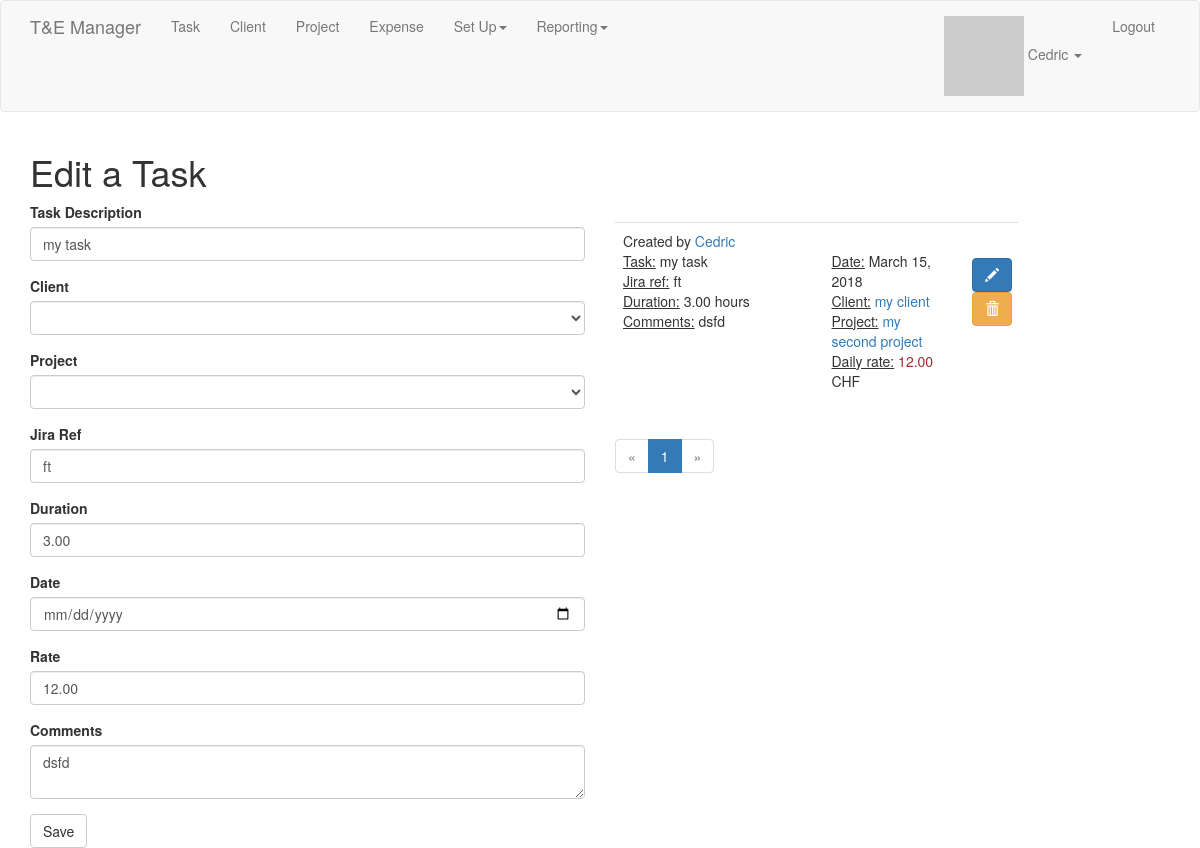
Before: /edit_task/1 (signed in) with the older database file.
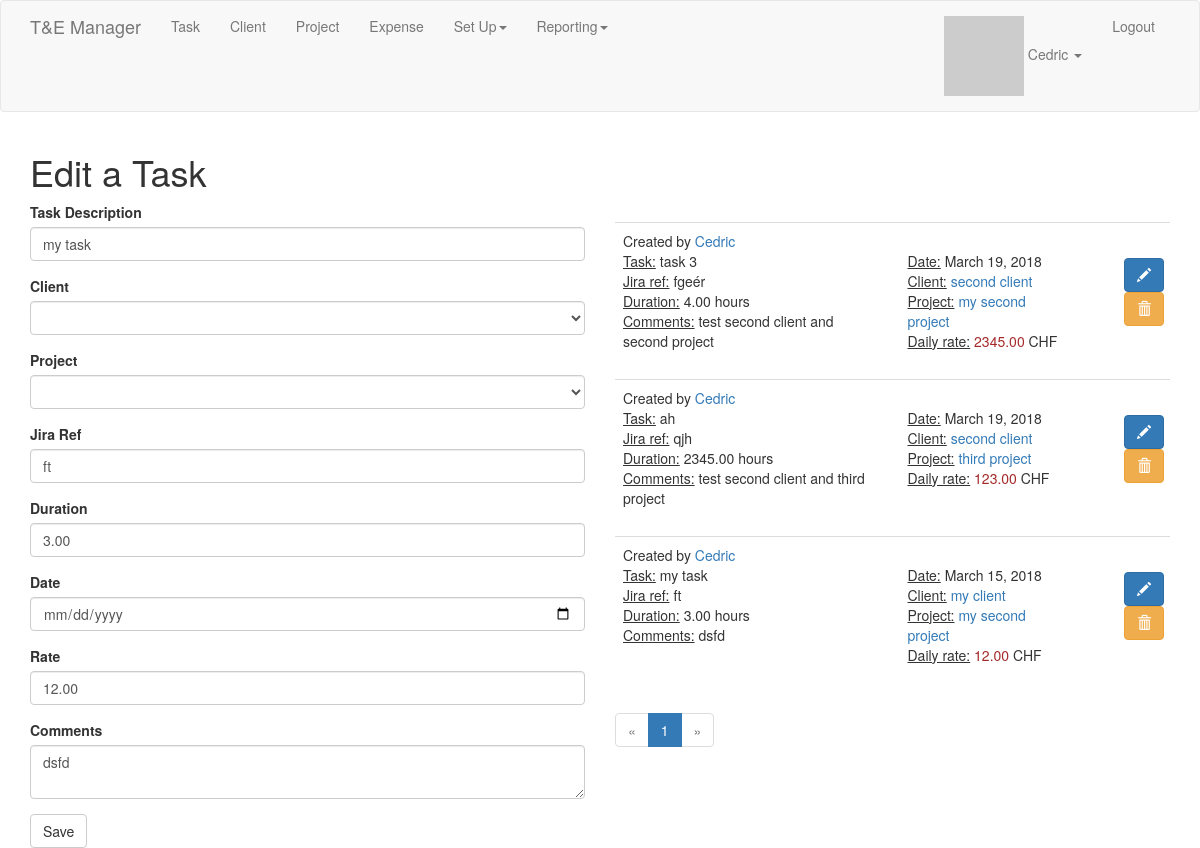
After: the same page with the newer database file.
### app/models.py (models this page shows, shortened)
class Task(db.Model):
    id = db.Column(db.Integer, primary_key=True)
    name = db.Column(db.String(64), index=True)
    user_id = db.Column(db.Integer, db.ForeignKey('user.id'))
    jira = db.Column(db.String(16))
    duration = db.Column(db.Numeric(4,2))
    date = db.Column(db.Date, index=True)
    comment = db.Column(db.String(240))
    rate = db.Column(db.Numeric(6,2))
    client_id = db.Column(db.Integer, db.ForeignKey('client.id'))
    project_id = db.Column(db.Integer, db.ForeignKey('project.id'))

class User(UserMixin, db.Model):
    id = db.Column(db.Integer, primary_key=True)
    username = db.Column(db.String(64), index=True, unique=True)
    email = db.Column(db.String(120), index=True, unique=True)
    password_hash = db.Column(db.String(128))
    tasks = db.relationship('Task', backref='user_task', lazy='dynamic')
    about_me = db.Column(db.String(140))
    last_seen = db.Column(db.DateTime, default=datetime.utcnow)
    followed = db.relationship(
        'User', secondary=followers,
        primaryjoin=(followers.c.follower_id == id),
        secondaryjoin=(followers.c.followed_id == id),
        backref=db.backref('followers', lazy='dynamic'), lazy='dynamic')
    clients = db.relationship('Client', backref='user_client', lazy='dynamic')
    projects = db.relationship('Project', backref='user_project', lazy='dynamic')
    role_id = db.Column(db.Integer, db.ForeignKey('role.id'))
    def avatar(self, size):
        digest = md5(self.email.lower().encode('utf-8')).hexdigest()
        return 'https://www.gravatar.com/avatar/{}?d=identicon&s={}'.format(digest, size)
    def my_tasks(self):
        own = Task.query.filter_by(user_id=self.id)
        return own.order_by(Task.date.desc(), Task.client_id.asc(), Task.jira.asc())
    def can(self, permissions):
        return self.role is not None and (self.role.permissions & permissions) == permissions

class Client(db.Model):
    id = db.Column(db.Integer, primary_key=True)
    name = db.Column(db.String(64), index=True)
    user_id = db.Column(db.Integer, db.ForeignKey('user.id'))
    address = db.Column(db.String(128))
    tasks = db.relationship('Task', backref='client_task', lazy='dynamic')
    projects = db.relationship('Project', backref='client_project', lazy='dynamic')

class Project(db.Model):
    id = db.Column(db.Integer, primary_key=True)
    name = db.Column(db.String(64), index=True)
    description = db.Column(db.String(128))
    tasks = db.relationship('Task', backref='project_task', lazy='dynamic')
    user_id = db.Column(db.Integer, db.ForeignKey('user.id'))
    client_id = db.Column(db.Integer, db.ForeignKey('client.id'))

### app/tasks/routes.py (the view)
@bp.route('/edit_task/<id>', methods=['GET', 'POST'])
@login_required
def edit_task(id):
    task = Task.query.filter_by(id=id).first()
    form = EditTaskForm()
    if current_user.can(Permission.WRITE) and form.validate_on_submit():
        task.name = form.name.data
        task.client_id = form.client_id.data.id
        task.project_id = form.project_id.data.id
        task.jira = form.jira.data
        task.duration = form.duration.data
        task.date = form.date.data
        task.rate = form.rate.data
        task.comment = form.comment.data
        db.session.add(task)
        db.session.commit()
        flash('Your changes have been saved.', 'success')
        return redirect(url_for('tasks.add_task'))
    elif request.method == 'GET':
        form.name.data = task.name
        form.client_id.data = task.client_task
        form.project_id.data = task.project_task
        form.jira.data = task.jira
        form.duration.data = task.duration
        form.date.data = task.date
        form.rate.data = task.rate
        form.comment.data = task.comment
    page = request.args.get('page', 1, type=int)
    pagination = current_user.my_tasks().paginate(page, 4, False)
    tasks = pagination.items
    return render_template('tasks/edit_task.html', title='Edit Task', form=form, tasks=tasks, pagination=pagination)

### app/tasks/forms.py
class EditTaskForm(FlaskForm):
    name = StringField('Task Description', validators=[DataRequired()])
    client_id = QuerySelectField('Client', validators=[DataRequired()],
                                 query_factory=get_clients,
                                 allow_blank=True,
                                 get_label='name')
    project_id = QuerySelectField('Project', validators=[DataRequired()],
                                  query_factory=get_projects,
                                  allow_blank=True,
                                  get_label='name')
    jira = StringField('Jira Ref', validators=[DataRequired()])
    duration = DecimalField('Duration', validators=[DataRequired()])
    date = DateField('Date', validators=[DataRequired()], format='%d/%m/%Y', id='date_picker')
    rate = DecimalField('Rate', validators=[DataRequired()])
    comment = TextAreaField('Comments', validators=[Length(min=0, max=140)])
    submit = SubmitField('Save')

### app/main/__init__.py (called while the page is built)
@bp.app_context_processor
def inject_permissions():
    return dict(Permission=Permission)

### app/models.py (called while the page is built)
@login.user_loader
def load_user(id):
    return User.query.get(int(id))

### app/tasks/forms.py (called while the page is built)
def get_clients():
    return Client.query

### app/templates/tasks/edit_task.html (shortened to what this page needs)
{% extends "base.html" %}
{% import 'bootstrap/wtf.html' as wtf %}
{% import "_macros.html" as macros %}
{% block app_content %}
    <h1>Edit a Task</h1>
    <div class="row">
        <div class="col-md-6">
            {% if current_user.can(Permission.WRITE) %}
            {{ wtf.quick_form(form) }}
            {% endif %}
        </div>
        <div class="col-md-6">
            <div class="pagination">
                {% for task in tasks %}
                    {% include 'tasks/_task.html' %}
                {% endfor %}
            {{ macros.pagination_widget(pagination, 'tasks.add_task') }}
            </div>
        </div>
    </div>
{% endblock %}
{% block scripts %}
    {{ super() }}
{% endblock %}

### app/templates/tasks/_task.html
<table class="table table-hover">
    <tr>
        <td>
            Created by <a href="{{ url_for('main.user', username=task.user_task.username) }}">{{ task.user_task.username }}</a>
            <div class="row">
                <div class="col-md-6">
                    <u>Task:</u> {{ task.name }}<br>
                    <u>Jira ref:</u> {{ task.jira }}<br>
                    <u>Duration:</u> {{ task.duration }} hours<br>
                    {% autoescape false %}
                    <u>Comments:</u> {{ task.comment | replace("\n", "<br/>") }}<br>
                    {% endautoescape %}
                </div>
                <div class="col-md-4">
                    <u>Date:</u> {{ moment(task.date).format('LL') }}<br>
                    <u>Client:</u> <a href="{{ url_for('clients.edit_client', id=task.client_task.id) }}">{{ task.client_task.name }}</a><br>
                    <u>Project:</u> <a href="{{ url_for('projects.edit_project', id=task.project_task.id) }}">{{ task.project_task.name }}</a><br>
                    <u>Daily rate:</u> <span style="color: brown;">{{ task.rate }}</span> CHF<br>
                </div>
                {% if current_user.is_administrator %}
                <div class="btn pull-right">
                    <a class="btn btn-primary" href="{{ url_for('tasks.edit_task', id=task.id) }}"><span class="glyphicon glyphicon-pencil"></span></a>
                    <form method="post" action="{{ url_for('tasks.delete_task', id=task.id) }}"><button type="submit" class="btn btn-warning"><span class="glyphicon glyphicon-trash"></span></button></form>
                </div>
                {% endif %}
            </div>
        </td>
    </tr>
</table>

Changed rows visible on the page:
added Task: user_task.username "Cedric", name "task 3", jira "fgeér", duration "4.00", comment "test second client and second project", date "March 19, 2018", client_task.name "second client", project_task.name "my second project", rate "2345.00"
added Task: user_task.username "Cedric", name "ah", jira "qjh", duration "2345.00", comment "test second client and third project", date "March 19, 2018", client_task.name "second client", project_task.name "third project", rate "123.00"
